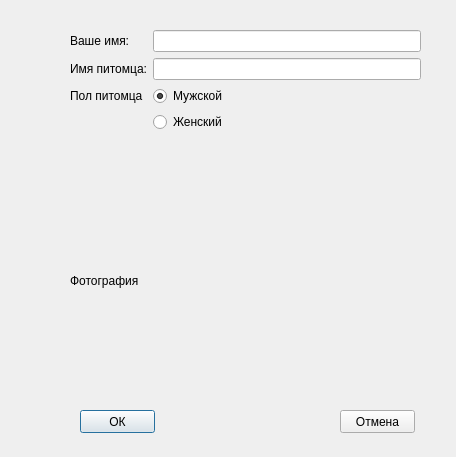
<?xml version="1.0" encoding="UTF-8"?>
<ui version="4.0">
 <class>CreateDialog</class>
 <widget class="QDialog" name="CreateDialog">
  <property name="geometry">
   <rect>
    <x>0</x>
    <y>0</y>
    <width>456</width>
    <height>457</height>
   </rect>
  </property>
  <property name="windowTitle">
   <string>Введи данные для начала:</string>
  </property>
  <widget class="QPushButton" name="ok_btn">
   <property name="geometry">
    <rect>
     <x>80</x>
     <y>410</y>
     <width>75</width>
     <height>23</height>
    </rect>
   </property>
   <property name="text">
    <string>ОК</string>
   </property>
  </widget>
  <widget class="QPushButton" name="cancel_btn">
   <property name="geometry">
    <rect>
     <x>340</x>
     <y>410</y>
     <width>75</width>
     <height>23</height>
    </rect>
   </property>
   <property name="text">
    <string>Отмена</string>
   </property>
  </widget>
  <widget class="QWidget" name="formLayoutWidget">
   <property name="geometry">
    <rect>
     <x>70</x>
     <y>30</y>
     <width>351</width>
     <height>118</height>
    </rect>
   </property>
   <layout class="QFormLayout" name="formLayout">
    <item row="0" column="0">
     <widget class="QLabel" name="label">
      <property name="text">
       <string>Ваше имя:</string>
      </property>
     </widget>
    </item>
    <item row="0" column="1">
     <widget class="QLineEdit" name="lineEdit"/>
    </item>
    <item row="1" column="0">
     <widget class="QLabel" name="label_2">
      <property name="text">
       <string>Имя питомца:</string>
      </property>
     </widget>
    </item>
    <item row="1" column="1">
     <widget class="QLineEdit" name="lineEdit_2"/>
    </item>
    <item row="2" column="0">
     <widget class="QLabel" name="label_3">
      <property name="text">
       <string>Пол питомца</string>
      </property>
     </widget>
    </item>
    <item row="2" column="1">
     <widget class="QRadioButton" name="radioButton">
      <property name="text">
       <string>Мужской</string>
      </property>
      <property name="checked">
       <bool>true</bool>
      </property>
     </widget>
    </item>
    <item row="3" column="1">
     <widget class="QRadioButton" name="radioButton_2">
      <property name="text">
       <string>Женский</string>
      </property>
     </widget>
    </item>
   </layout>
  </widget>
  <widget class="QWidget" name="verticalLayoutWidget">
   <property name="geometry">
    <rect>
     <x>70</x>
     <y>160</y>
     <width>351</width>
     <height>241</height>
    </rect>
   </property>
   <layout class="QVBoxLayout" name="verticalLayout">
    <item>
     <widget class="QLabel" name="photo">
      <property name="text">
       <string>Фотография</string>
      </property>
     </widget>
    </item>
   </layout>
  </widget>
 </widget>
 <resources/>
 <connections/>
</ui>
